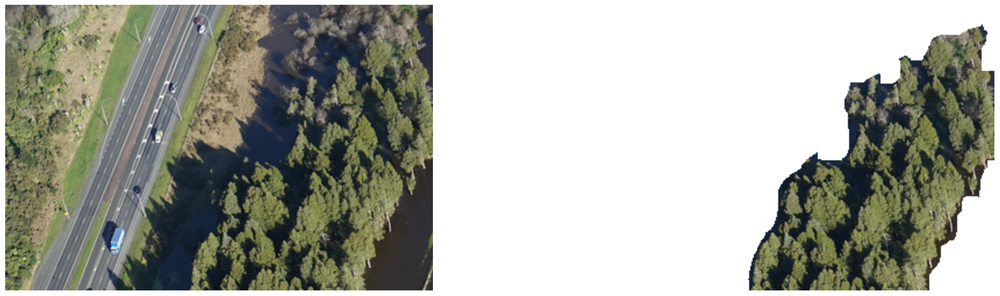
#> input picture paper/images/kahikatea.png, 1000 x 296 px, shrunk from 2504 x 742 before the run
$ python -i image_utils.py   (imports and definitions only)
#> lines starting #> are read from the running program, lines starting #| are printed output that depends on the picture; after the words box and inside, x2 and y2 are one past the last pixel; in counts of white or black regions, pixels touching at a corner belong together
import numpy as np

from cv2 import COLOR_RGB2GRAY, cvtColor, COLOR_BGR2RGB, imread, findContours, drawContours, THRESH_OTSU, RETR_CCOMP, \
    CHAIN_APPROX_SIMPLE, threshold


def binarize_rgb_mask(img: np.array, bgColor: str = 'white') -> np.array:
    """
    Binarizes a RGB binary mask, letting the background (negative class) be 0.
    :param img: array, RGB mask to binarize.
    :param bgColor: Color of the negative class of the image to binarize: {'white', 'black'}
    :return: a binary mask.
    """
    imgmod = cvtColor(img, COLOR_RGB2GRAY)
    if bgColor == 'white':
        # assign non-white the positive class
        imgmod[imgmod < 255] = 1
        imgmod[imgmod == 255] = 0
    elif bgColor == 'black':
        # assign non-black pixels the positive class
        imgmod[imgmod > 0] = 1
        imgmod[imgmod == 0] = 0
    return imgmod


def binarize_rgb_img(img: np.array, fillHoles: bool = True) -> np.array:
    """
    Binarizes a RGB image with automatic OTSU thresholding, minimizing intra-class variance.
    :param img: array, RGB image to binarize.
    :param fillHoles: Should holes created from the binarization be filled?
    :return: a grayscale binarized mask.
    """
#> called with fillHoles = True
    imgmod = cvtColor(img, COLOR_RGB2GRAY)
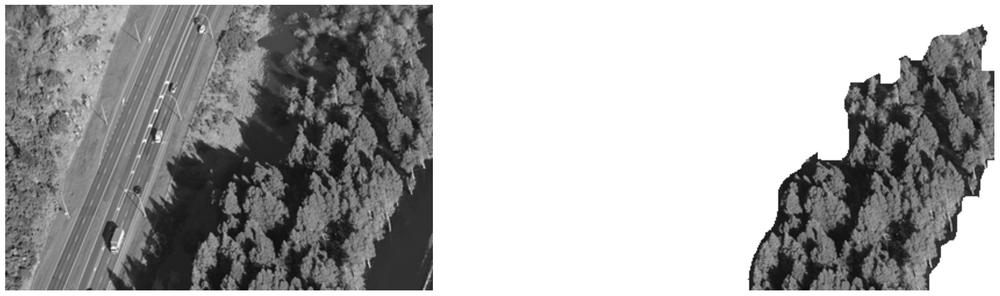
#> imgmod: shape (296, 1000); min 1, max 255, mean 168.1
    _, imgmod = threshold(imgmod, 0, 255, THRESH_OTSU)
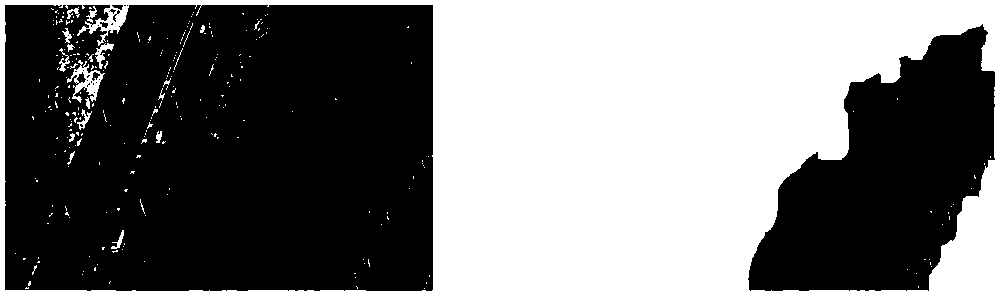
#> imgmod: shape (296, 1000); 46.5% white; 271 white regions (251 under 20 px)
    if fillHoles:
        contours, _ = findContours(imgmod, RETR_CCOMP, CHAIN_APPROX_SIMPLE)
#> contours = 303 contours, 284 with area under 20; largest, box (x1, y1, x2, y2) and area: (0, 0, 1000, 296) 294705, (4, 4, 434, 292) 122190, (747, 23, 996, 292) 39921, (67, 60, 105, 103) 592, (95, 43, 114, 69) 128
        for cnt in contours:
            drawContours(imgmod, [cnt], 0, 255, -1)
#> this loop made 303 passes
#> cnt on passes 1, 3, 4: [[424, 288]], [[918, 286], [918, 287]], [[356, 286], [357, 287], [357, 288], [357, 287]]
#> imgmod: shape (296, 1000); every value is 255
    imgmod = normalize_binary_mask(imgmod)
    return imgmod


def read_rgb_img(imgPath: str) -> np.array:
    """
    Read RGB image from path.
    :param imgPath: relative (from w.d.) or absolute path of the file.
    :return: np.array as RGB image.
    """
    return cvtColor(imread(imgPath), COLOR_BGR2RGB)


def normalize_binary_mask(mask: np.array) -> np.array:
    """
    Normalizes a binary array (NOT 0 mean, 1 std).
    :param mask: Binary np.array.
    :return: np.array with values in {0, 1}.
    """
    if not array_is_binary(mask):
        raise Exception('Array is not binary.')
    else:
        return mask / np.max(mask)


def array_is_binary(array: np.array) -> bool:
    """
    Checks wether an array only contains two unique values.
    :param array: Input array-like.
    :return: Bool. True if array is binary.
    """
    arrayLength = len(np.unique(array))
#> arrayLength = 1
    if arrayLength < 2 or arrayLength > 2:
        return False
    else:
        return True


def normalize_array(array: np.array) -> np.array:
    """
    Normalizes an array (NOT 0 mean, 1 std).
    :param array: np.array to normalize
    :return: np.array with values in {0, 1}
    """
    return array / np.max(array)

>>> import cv2
>>> picture = cv2.cvtColor(cv2.imread('paper/images/kahikatea.png'), cv2.COLOR_BGR2RGB)
#> (the run stopped early here; a loop or call above may not have finished)
